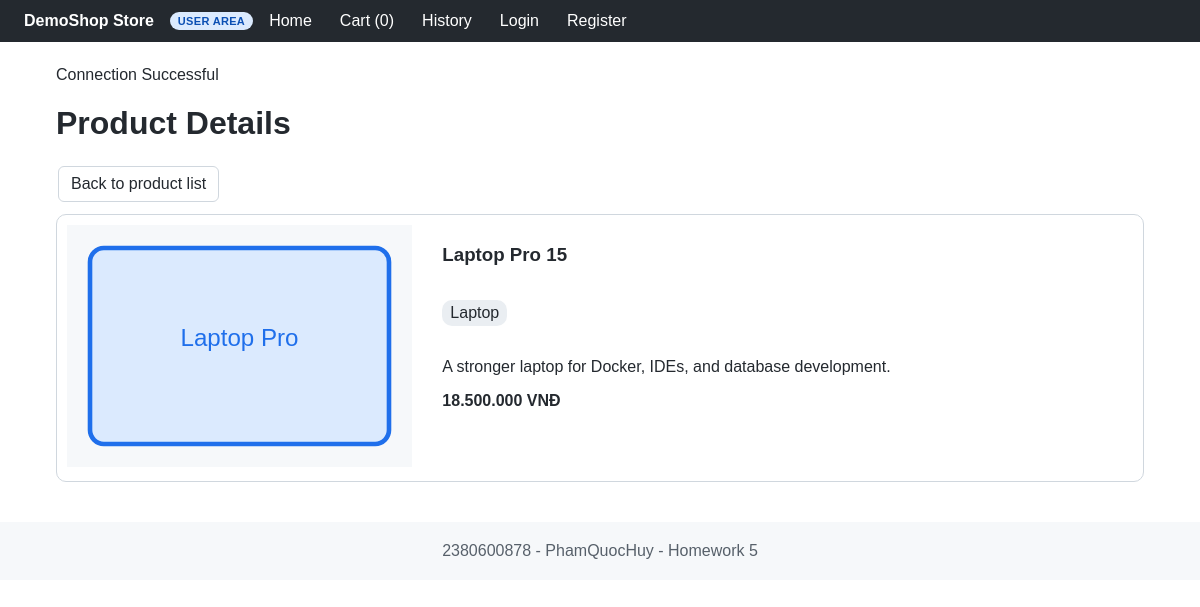
/public/frontend/detail.php?id=2, run on the app's committed database.
### tables this page shows
CREATE TABLE products (
    id INT AUTO_INCREMENT PRIMARY KEY,
    name VARCHAR(255) NOT NULL,
    sku VARCHAR(100) NOT NULL UNIQUE,
    description TEXT NOT NULL,
    price DECIMAL(12,2) NOT NULL CHECK (price >= 0),
    stock_quantity INT NOT NULL DEFAULT 0 CHECK (stock_quantity >= 0),
    image_url VARCHAR(255) NULL,
    category_id INT NULL,
    created_at DATETIME DEFAULT CURRENT_TIMESTAMP,
    FOREIGN KEY (category_id) REFERENCES categories(id) ON DELETE SET NULL
);

CREATE TABLE categories (
    id INT AUTO_INCREMENT PRIMARY KEY,
    name VARCHAR(150) NOT NULL UNIQUE,
    description TEXT NULL,
    created_at DATETIME DEFAULT CURRENT_TIMESTAMP
);

### config/helper.php (called while the page is built, shortened)
<?php
function e(string $value)
{
    return htmlspecialchars($value, ENT_QUOTES, 'UTF-8');
}
function vnd(float $amount)
{
    return number_format($amount, 0, ",", ".") . " VNĐ";
}

### public/frontend/detail.php (the view, shortened to what this page needs)
<?php
include_once __DIR__ . '/../../includes/frontend_header.php';
require_once __DIR__ . '/../../config/db.php';
require_once __DIR__ . '/../../config/helper.php';
$id = (int)($_GET['id'] ?? 0);
$stm = $con->prepare(
    "SELECT p.*, c.name AS category_name
    FROM products p
    LEFT JOIN categories c ON p.category_id = c.id
    WHERE p.id = ?"
);
$stm->bind_param("i",$id);
$stm->execute();
$p = $stm->get_result()->fetch_assoc();
?>
<h1>Product Details</h1>
<?php if (empty($p)) { ?>
    <p>Product with id <?= e($id) ?> does not exist</p>
<?php } else { ?>
    <a class="btn" href="index.php">Back to product list</a>
    <div class="details">
        <div>
            <img src="/Lesson5/<?= e($p['image_url'] ?: 'assets/img/placeholder.svg') ?>" alt="<?= e($p['name']) ?>">
        </div>
        <div>
            <h3><?= e($p['name']) ?></h3>
            <p class="badge"><?= e($p['category_name'] ?? 'Chưa phân loại') ?></p>
            <p><?= e($p['description']) ?></p>
            <p><strong><?= vnd($p['price']) ?></strong></p>
        </div>
    </div>
<?php } ?>
<?php include __DIR__ . '/../../includes/frontend_footer.php'; ?>

### assets/css/style.css (style rules this page uses)
:root { --primary: #1f6feb; --dark: #24292f; --light: #f6f8fa; --danger: #cf222e; --success: #1a7f37; }
* { box-sizing: border-box; }
body { margin: 0; font-family: Arial, Helvetica, sans-serif; color: #24292f; background: #fff; }
a { color: var(--primary); text-decoration: none; }
.btn { display: inline-block; padding: 8px 12px; border-radius: 6px; border: 1px solid #d0d7de; background: #fff; color: #24292f; cursor: pointer; margin: 2px; }
.badge { display: inline-block; padding: 4px 8px; border-radius: 10px; background: #eaeef2; }
.details { display: grid; grid-template-columns: minmax(0, 1fr) minmax(0, 2fr); gap: 30px; border: 1px solid #d0d7de; border-radius: 10px; padding: 10px; margin-top: 10px; }
.details img { width: 100%; height: auto; object-fit: cover; }

### data on the page
products: image_url (picture), name "Laptop Pro 15", category.name "Laptop", description "A stronger laptop for Docker, IDEs, and database development.", price "18.500.000 VNĐ"

### other printed values
count($_SESSION['cart'] ?? []) "0"
